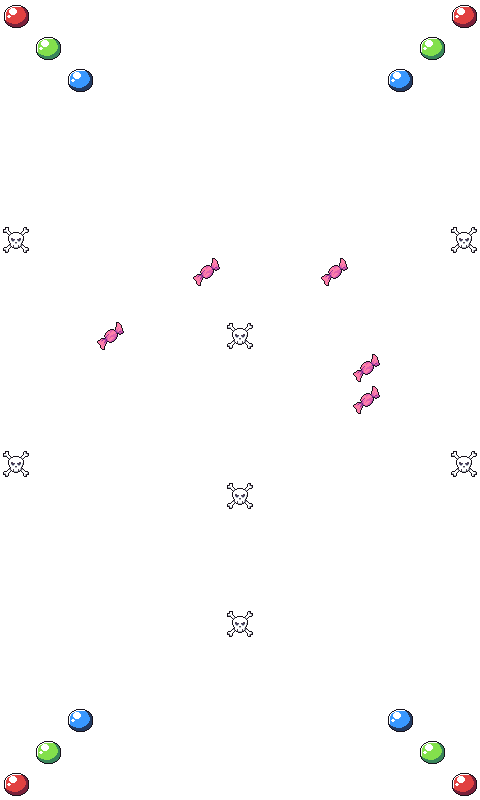

This is a level from a 2D game, rendered from its Tiled map with the project's own tilesets. A one-line summary and the map file follow, with tile-layer data summarised:
An orthogonal 15x25 tile map with 32x32 px tiles, 2 tile layers (background, graphics) and 12 objects.

<map version="1.2" tiledversion="1.3.5" orientation="orthogonal" renderorder="right-down" width="15" height="25" tilewidth="32" tileheight="32" infinite="0" nextlayerid="6" nextobjectid="17">
 <tileset firstgid="1" source="Background 9.tsx" />
 <layer id="1" name="background" width="15" height="25">
  <data>[375 cells, 375 non-empty, 1 distinct tile ids]</data>
 </layer>
 <layer id="2" name="graphics" width="15" height="25">
  <data>[375 cells, 24 non-empty, 5 distinct tile ids]</data>
 </layer>
 <objectgroup id="3" name="kurukafa">
  <object id="3" x="0" y="224" width="32" height="32" />
  <object id="4" x="448" y="224" width="32" height="32" />
  <object id="5" x="448" y="448" width="32" height="32" />
  <object id="6" x="0" y="448" width="32" height="32" />
  <object id="7" x="224" y="480" width="32" height="32" />
  <object id="10" x="224" y="320" width="32" height="32" />
  <object id="11" x="224" y="608" width="32" height="32" />
 </objectgroup>
 <objectgroup id="5" name="seker">
  <object id="12" x="192" y="256" width="32" height="32" />
  <object id="13" x="320" y="256" width="32" height="32" />
  <object id="14" x="352" y="352" width="32" height="32" />
  <object id="15" x="352" y="384" width="32" height="32" />
  <object id="16" x="96" y="320" width="32" height="32" />
 </objectgroup>
</map>
